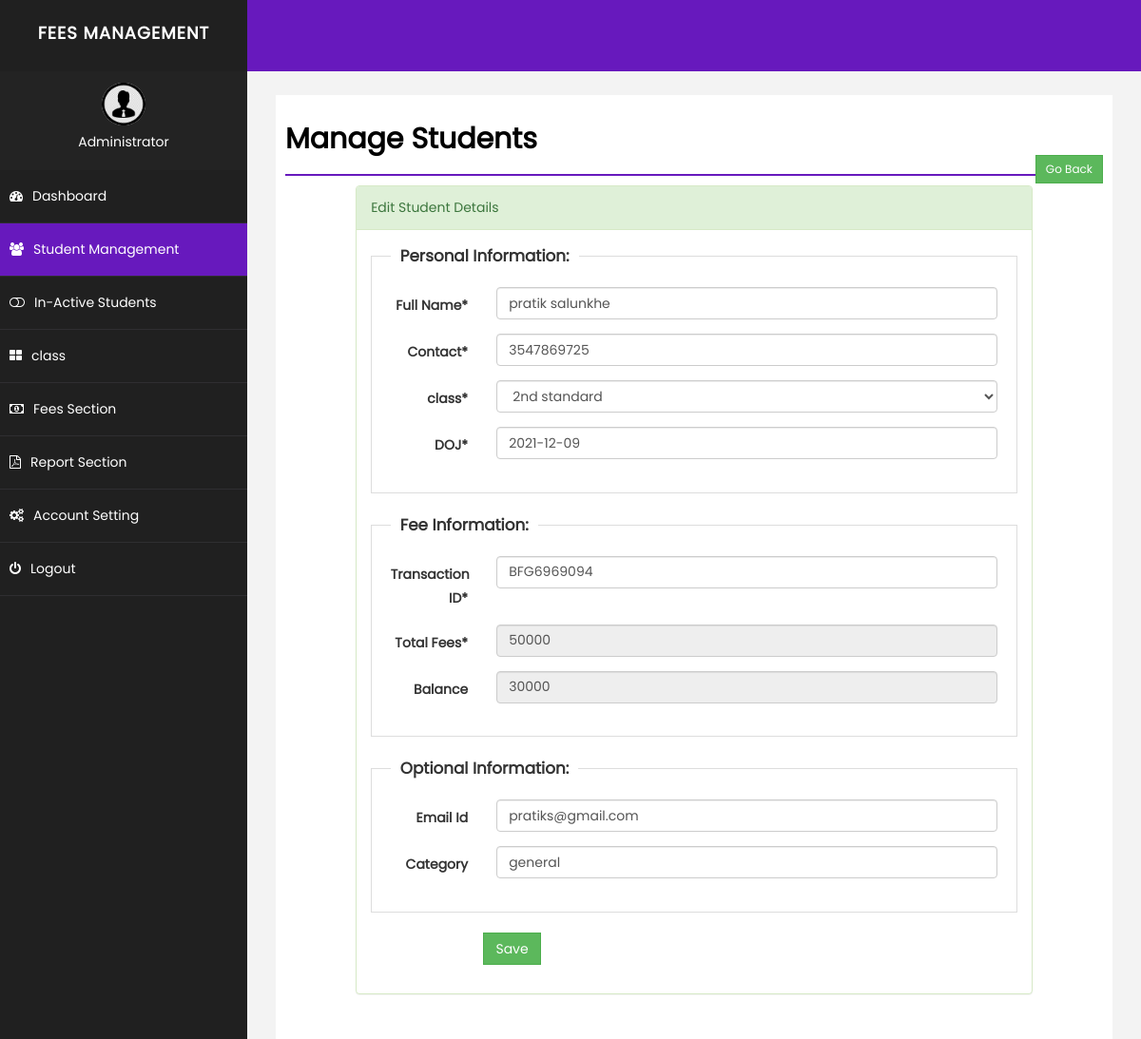
The page /student.php?action=edit&id=1 (signed in) on the database its author committed.
### tables this page shows
CREATE TABLE `student` (
  `id` int(255) NOT NULL,
  `emailid` varchar(255) NOT NULL,
  `sname` varchar(255) NOT NULL,
  `joindate` datetime NOT NULL,
  `about` text NOT NULL,
  `contact` varchar(255) NOT NULL,
  `fees` int(255) NOT NULL,
  `grade` varchar(255) NOT NULL,
  `balance` int(255) NOT NULL,
  `delete_status` enum('0','1') NOT NULL DEFAULT '0',
  `transid` varchar(20) NOT NULL,
  `paid` varchar(15) NOT NULL
);

CREATE TABLE `grade` (
  `id` int(255) NOT NULL,
  `grade` varchar(255) NOT NULL,
  `detail` text NOT NULL,
  `delete_status` enum('0','1') NOT NULL DEFAULT '0'
);

### student.php (the view, shortened to what this page needs)
<?php $page='student';
include("php/dbconnect.php");
$emailid='';
$sname='';
$joindate = '';
$contact='';
$balance = 0;
$transid='';
$fees='';
$about = '';
$grade='';
$action = "add";
if(isset($_GET['action']) && $_GET['action']=="edit" ){
$id = isset($_GET['id'])?mysqli_real_escape_string($conn,$_GET['id']):'';
$sqlEdit = $conn->query("SELECT * FROM student WHERE id='".$id."'");
if($sqlEdit->num_rows)
{
$rowsEdit = $sqlEdit->fetch_assoc();
extract($rowsEdit);
$action = "update";
}else
{
$_GET['action']="";
}
}
?>
<!DOCTYPE html>
<html xmlns="http://www.w3.org/1999/xhtml">
<head>
    <link href="css/bootstrap.css" rel="stylesheet" />
    <link href="css/font-awesome.css" rel="stylesheet" />
    <link href="css/basic.css" rel="stylesheet" />
    <link href="css/custom.css" rel="stylesheet" />
	<link href="css/ui.css" rel="stylesheet" />
	<link href="css/datepicker.css" rel="stylesheet" />
</head>
<?php
include("php/header.php");
?>
        <div id="page-wrapper">
            <div id="page-inner">
                <div class="row">
                    <div class="col-md-12">
                        <h1 class="page-head-line">Manage Students <br>
						<?php
						echo (isset($_GET['action']) && @$_GET['action']=="add" || @$_GET['action']=="edit")?
						' <a href="student.php" class="btn btn-success btn-sm pull-right" style="border-radius:0%">Go Back </a>':'<a href="student.php?action=add" class="btn btn-danger btn-sm pull-right" style="border-radius:0%"><i class="glyphicon glyphicon-plus"></i> Add New Student</a>';
						?>
						</h1>
                    </div>
                </div>
        <?php
		 if(isset($_GET['action']) && @$_GET['action']=="add" || @$_GET['action']=="edit")
		 {
		?>
                <div class="row">
                    <div class="col-sm-10 col-sm-offset-1">
               <div class="panel panel-success">
                        <div class="panel-heading">
                           <?php echo ($action=="add")? "Add Student Details": "Edit Student Details"; ?>
                        </div>
						<form action="student.php" method="post" id="signupForm1" class="form-horizontal">
                        <div class="panel-body">
						<fieldset class="scheduler-border" >
						 <legend  class="scheduler-border">Personal Information:</legend>
						<div class="form-group">
								<label class="col-sm-2 control-label" for="Old">Full Name* </label>
								<div class="col-sm-10">
									<input type="text" class="form-control" id="sname" name="sname" value="<?php echo $sname;?>"  />
								</div>
							</div>
						<div class="form-group">
								<label class="col-sm-2 control-label" for="Old">Contact* </label>
								<div class="col-sm-10">
									<input type="text" class="form-control" id="contact" name="contact" value="<?php echo $contact;?>" maxlength="10" />
								</div>
							</div>
						<div class="form-group">
								<label class="col-sm-2 control-label" for="Old">class* </label>
								<div class="col-sm-10">
									<select  class="form-control" id="grade" name="grade" >
                                    <?php
									$sql = "select * from grade where delete_status='0' order by grade.grade asc";
									$q = $conn->query($sql);
									while($r = $q->fetch_assoc())
									{
									echo '<option value="'.$r['id'].'"  '.(($grade==$r['id'])?'selected="selected"':'').'>'.$r['grade'].'</option>';
									}
									?>
									</select>
								</div>
						</div>
						<div class="form-group">
								<label class="col-sm-2 control-label" for="Old">DOJ* </label>
								<div class="col-sm-10">
									<input type="text" class="form-control" placeholder="Date of Joining" id="joindate" name="joindate" value="<?php echo  ($joindate!='')?date("Y-m-d", strtotime($joindate)):'';?>" style="background-color: #fff;" readonly />
								</div>
							</div>
						 </fieldset>
							<fieldset class="scheduler-border" >
						 <legend  class="scheduler-border">Fee Information:</legend>
						 <div class="form-group">
								<label class="col-sm-2 control-label" for="Password" >Transaction ID* </label>
								<div class="col-sm-10">
								<input type="text" class="form-control" id="sname" name="transid" value="<?php echo $transid;?>"  />
								</div>
							</div>
						<div class="form-group">
								<label class="col-sm-2 control-label" for="Old">Total Fees* </label>
								<div class="col-sm-10">
									<input type="text" class="form-control" id="fees" name="fees" value="<?php echo $fees;?>" <?php echo ($action=="update")?"disabled":""; ?>  />
								</div>
						</div>
						<div class="form-group">
								<label class="col-sm-2 control-label" for="Old">Balance </label>
								<div class="col-sm-10">
									<input type="text" class="form-control"  id="balance" name="balance" value="<?php echo $balance;?>" disabled />
								</div>
						</div>
							</fieldset>
							 <fieldset class="scheduler-border" >
						 <legend  class="scheduler-border">Optional Information:</legend>
						 <div class="form-group">
								<label class="col-sm-2 control-label" for="Old">Email Id </label>
								<div class="col-sm-10">
									<input type="text" class="form-control" id="emailid" name="emailid" value="<?php echo $emailid;?>"  />
								</div>
						    </div>
							<div class="form-group">
								<label class="col-sm-2 control-label" for="Password">Category </label>
								<div class="col-sm-10">
								<input type="text" class="form-control" id="about" name="about" value="<?php echo $about;?>"  />
								</div>
							</div>
							</fieldset>
						<div class="form-group">
								<div class="col-sm-8 col-sm-offset-2">
									<button type="submit" name="save" class="btn btn-success" style="border-radius:0%">Save </button>
								</div>
							</div>
                         </div>
							</form>
                        </div>
                            </div>
                </div>
		<?php
		}
		?>
            </div>
        </div>
    </div>
</body>
</html>

### css/basic.css (style rules this page uses)
html * { font-family: "Poppins", sans-serif; }
body { font-family: "Open Sans", sans-serif; line-height: 25px; }
#page-wrapper { padding: 15px 15px; min-height: 600px; background: #f3f3f3; }
#page-inner { width: 100%; margin: 10px 20px 10px 0px; background-color: #fff !important; padding: 10px; min-height: 1200px; }
.page-head-line { font-size: 30px; color: #000; font-weight: 800; padding-bottom: 20px; border-bottom: 2px solid #6719bd; margin-bottom: 10px; }
@media (min-width: 768px) { #page-wrapper { margin: 0 0 0 260px; padding: 15px 30px; min-height: 1200px; } }

### css/custom.css (style rules this page uses)
html * { font-family: "Poppins", sans-serif; }
fieldset.scheduler-border { border: 1px groove #ddd !important; padding: 0 1.4em 1.4em 1.4em !important; margin: 0 0 1.5em 0 !important; -webkit-box-shadow: 0px 0px 0px 0px #000; box-shadow: 0px 0px 0px 0px #000; }
legend.scheduler-border { font-size: 1.2em !important; font-weight: bold !important; text-align: left !important; width: auto; padding: 0 10px; border-bottom: none; }

### rows shown on the page
student: sname "pratik salunkhe", contact "3547869725", grade "2nd standard", joindate "2021-12-09", transid "BFG6969094", fees "50000", balance "30000", emailid "pratiks@gmail.com", about "general"

### other values the page prints
$_SESSION['rainbow_name'] "Administrator"
